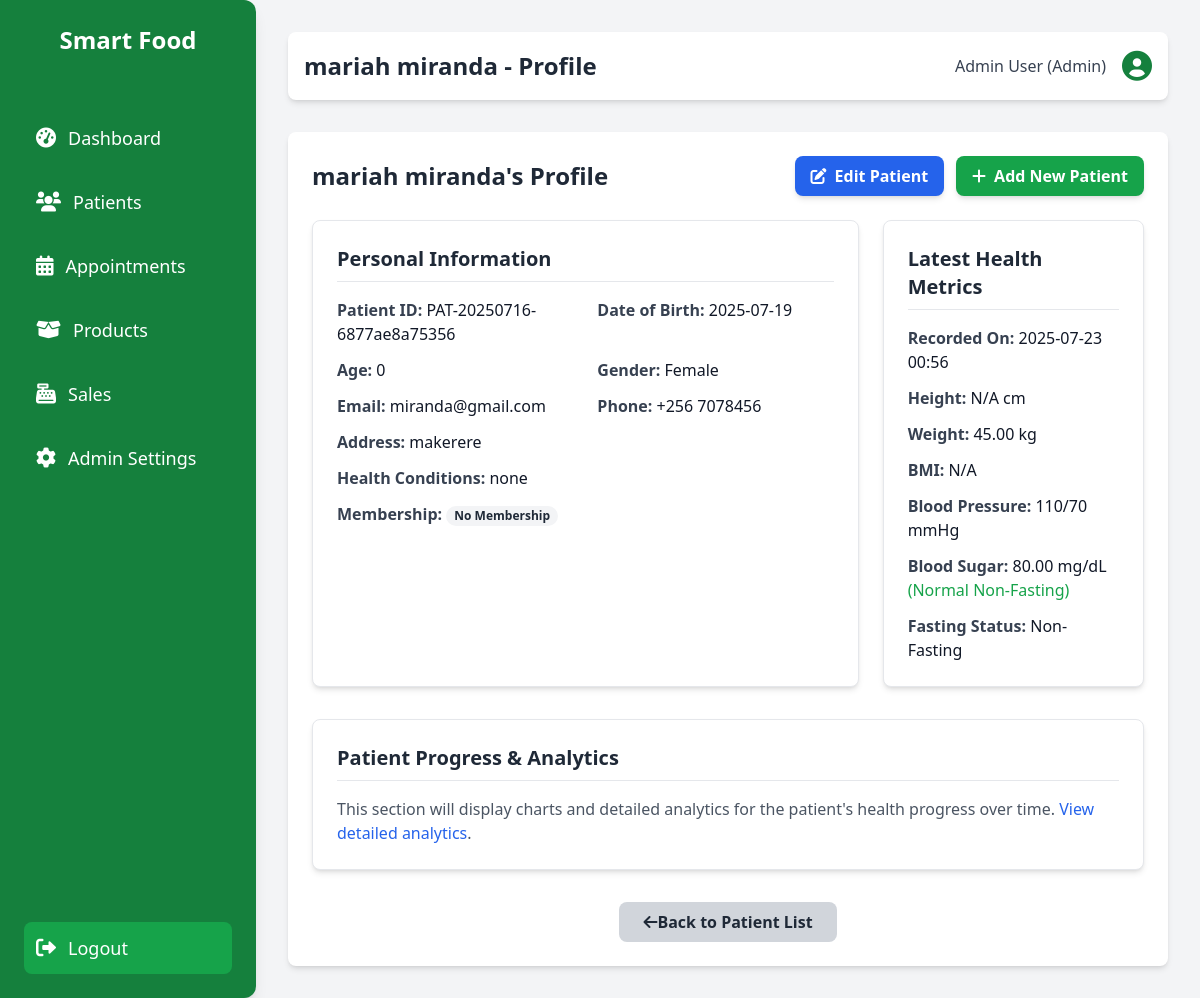
The page /patients/view.php?id=3 (signed in) on the database its author committed.
### tables this page shows
CREATE TABLE `patients` (
  `patient_id` int(11) NOT NULL,
  `patient_unique_id` varchar(50) NOT NULL,
  `full_name` varchar(255) NOT NULL,
  `date_of_birth` date DEFAULT NULL,
  `gender` enum('Male','Female','Other') DEFAULT NULL,
  `height_cm` decimal(5,2) DEFAULT NULL,
  `address` text DEFAULT NULL,
  `email` varchar(255) DEFAULT NULL,
  `phone` varchar(50) DEFAULT NULL,
  `health_conditions` text DEFAULT NULL,
  `membership_status` enum('No Membership','Standard','Premium') NOT NULL DEFAULT 'No Membership',
  `created_at` datetime DEFAULT current_timestamp(),
  `updated_at` datetime DEFAULT current_timestamp() ON UPDATE current_timestamp()
);

CREATE TABLE `patient_health_metrics` (
  `metric_id` int(11) NOT NULL,
  `patient_id` int(11) NOT NULL,
  `record_date` datetime NOT NULL DEFAULT current_timestamp(),
  `weight_kg` decimal(5,2) DEFAULT NULL,
  `bmi` decimal(5,2) DEFAULT NULL,
  `systolic_bp` int(11) DEFAULT NULL,
  `diastolic_bp` int(11) DEFAULT NULL,
  `blood_sugar_level_mg_dL` decimal(6,2) DEFAULT NULL,
  `blood_sugar_fasting_status` enum('Fasting (8+ hours)','Non-Fasting','Random') DEFAULT NULL
);

### includes/functions.php (called while the page is built, shortened)
<?php
function calculateAgeFromDob($dob_string) {
    $dob = new DateTime($dob_string);
    $now = new DateTime();
    $interval = $now->diff($dob);
    return $interval->y;
}
?>

### patients/view.php (the view, shortened to what this page needs)
<?php
require_once __DIR__ . '/../includes/db_connect.php';
require_once __DIR__ . '/../includes/functions.php';
$pageTitle = "Patient Profile";
$patient = null;
$latestMetrics = [];
$patient_id = filter_var($_GET['id'] ?? null, FILTER_VALIDATE_INT);
try {
    $stmt = $pdo->prepare("SELECT * FROM patients WHERE patient_id = :patient_id");
    $stmt->bindParam(':patient_id', $patient_id, PDO::PARAM_INT);
    $stmt->execute();
    $patient = $stmt->fetch(PDO::FETCH_ASSOC);
    $pageTitle = htmlspecialchars($patient['full_name']) . " - Profile";
    $stmt_metrics = $pdo->prepare("SELECT * FROM patient_health_metrics WHERE patient_id = :patient_id ORDER BY record_date DESC LIMIT 1");
    $stmt_metrics->bindParam(':patient_id', $patient_id, PDO::PARAM_INT);
    $stmt_metrics->execute();
    $latestMetrics = $stmt_metrics->fetch(PDO::FETCH_ASSOC);
} catch (PDOException $e) {
    error_log("Error fetching patient details: " . $e->getMessage());
    $message = "Error loading patient profile. Please try again later.";
    header('Location: ' . BASE_URL . 'list.php?message=' . urlencode($message));
    exit();
}
require_once __DIR__ . '/../includes/header.php';
?>
<div class="container mx-auto p-6 bg-white rounded-lg shadow-md">
    <div class="flex justify-between items-center mb-6">
        <h2 class="text-2xl font-bold text-gray-800"><?php echo htmlspecialchars($patient['full_name']); ?>'s Profile</h2>
        <div class="flex space-x-3">
            <a href="<?php echo BASE_URL; ?>edit.php?id=<?php echo $patient['patient_id']; ?>" class="inline-flex items-center space-x-2 px-4 py-2 rounded-lg bg-blue-600 text-white font-semibold hover:bg-blue-700 transition-colors duration-200 shadow-md">
                <i class="fas fa-edit"></i>
                <span>Edit Patient</span>
            </a>
            <a href="<?php echo BASE_URL; ?>add.php" class="inline-flex items-center space-x-2 px-4 py-2 rounded-lg bg-green-600 text-white font-semibold hover:bg-green-700 transition-colors duration-200 shadow-md">
                <i class="fas fa-plus"></i>
                <span>Add New Patient</span>
            </a>
        </div>
    </div>
    <div class="grid grid-cols-1 md:grid-cols-3 gap-6">
        <div class="md:col-span-2 bg-white p-6 rounded-lg shadow-md border border-gray-200">
            <h3 class="text-xl font-semibold text-gray-800 mb-4 border-b border-gray-200 pb-2">Personal Information</h3>
            <div class="grid grid-cols-1 sm:grid-cols-2 gap-y-3 gap-x-6 text-gray-700">
                <div><strong>Patient ID:</strong> <span class="text-gray-900"><?php echo htmlspecialchars($patient['patient_unique_id']); ?></span></div>
                <div><strong>Date of Birth:</strong> <span class="text-gray-900"><?php echo htmlspecialchars($patient['date_of_birth'] ?? 'N/A'); ?></span></div>
                <div><strong>Age:</strong> <span class="text-gray-900"><?php echo htmlspecialchars(calculateAgeFromDob($patient['date_of_birth']) ?? 'N/A'); ?></span></div>
                <div><strong>Gender:</strong> <span class="text-gray-900"><?php echo htmlspecialchars($patient['gender'] ?? 'N/A'); ?></span></div>
                <div><strong>Email:</strong> <span class="text-gray-900"><?php echo htmlspecialchars($patient['email'] ?? 'N/A'); ?></span></div>
                <div><strong>Phone:</strong> <span class="text-gray-900"><?php echo htmlspecialchars($patient['phone'] ?? 'N/A'); ?></span></div>
                <div class="col-span-full"><strong>Address:</strong> <span class="text-gray-900"><?php echo nl2br(htmlspecialchars($patient['address'] ?? 'N/A')); ?></span></div>
                <div class="col-span-full"><strong>Health Conditions:</strong> <span class="text-gray-900"><?php echo nl2br(htmlspecialchars($patient['health_conditions'] ?? 'N/A')); ?></span></div>
                <div><strong>Membership:</strong>
                    <span class="px-2 inline-flex text-xs leading-5 font-semibold rounded-full
                        <?php
                            if ($patient['membership_status'] === 'Premium') echo 'bg-green-100 text-green-800';
                            else if ($patient['membership_status'] === 'Standard') echo 'bg-blue-100 text-blue-800';
                            else echo 'bg-gray-100 text-gray-800';
                        ?>">
                        <?php echo htmlspecialchars($patient['membership_status']); ?>
                    </span>
                </div>
            </div>
        </div>
        <div class="bg-white p-6 rounded-lg shadow-md border border-gray-200">
            <h3 class="text-xl font-semibold text-gray-800 mb-4 border-b border-gray-200 pb-2">Latest Health Metrics</h3>
            <?php if ($latestMetrics): ?>
                <div class="space-y-3 text-gray-700">
                    <p><strong>Recorded On:</strong> <span class="text-gray-900"><?php echo htmlspecialchars(date('Y-m-d H:i', strtotime($latestMetrics['record_date']))); ?></span></p>
                    <p><strong>Height:</strong> <span class="text-gray-900"><?php echo htmlspecialchars($latestMetrics['height_cm'] ?? 'N/A'); ?> cm</span></p>
                    <p><strong>Weight:</strong> <span class="text-gray-900"><?php echo htmlspecialchars($latestMetrics['weight_kg'] ?? 'N/A'); ?> kg</span></p>
                    <p><strong>BMI:</strong> <span class="text-gray-900"><?php echo htmlspecialchars($latestMetrics['bmi'] ?? 'N/A'); ?></span>
                    </p>
                    <p><strong>Blood Pressure:</strong> <span class="text-gray-900"><?php echo htmlspecialchars($latestMetrics['systolic_bp'] ?? 'N/A'); ?>/<?php echo htmlspecialchars($latestMetrics['diastolic_bp'] ?? 'N/A'); ?> mmHg</span>
                    </p>
                    <p><strong>Blood Sugar:</strong> <span class="text-gray-900"><?php echo htmlspecialchars($latestMetrics['blood_sugar_level_mg_dL'] ?? 'N/A'); ?> mg/dL</span>
                        <?php
                        $bloodSugar = $latestMetrics['blood_sugar_level_mg_dL'];
                        $fastingStatus = $latestMetrics['blood_sugar_fasting_status'];
                        if ($bloodSugar !== null) {
                            $bsStatusText = '';
                            $bsStatusClass = '';
                            if ($fastingStatus === 'Fasting (8+ hours)') {
                                if ($bloodSugar < 70) { $bsStatusText = ' (Low - Hypoglycemia)'; $bsStatusClass = 'text-yellow-600'; }
                                else if ($bloodSugar >= 70 && $bloodSugar <= 100) { $bsStatusText = ' (Normal Fasting)'; $bsStatusClass = 'text-green-600'; }
                                else if ($bloodSugar > 100 && $bloodSugar <= 125) { $bsStatusText = ' (Pre-diabetes)'; $bsStatusClass = 'text-orange-600'; }
                                else if ($bloodSugar > 125) { $bsStatusText = ' (High - Diabetes)'; $bsStatusClass = 'text-red-600'; }
                            } else {
                                if ($bloodSugar < 70) { $bsStatusText = ' (Low - Hypoglycemia)'; $bsStatusClass = 'text-yellow-600'; }
                                else if ($bloodSugar < 140) { $bsStatusText = ' (Normal Non-Fasting)'; $bsStatusClass = 'text-green-600'; }
                                else if ($bloodSugar >= 140 && $bloodSugar <= 199) { $bsStatusText = ' (Pre-diabetes)'; $bsStatusClass = 'text-orange-600'; }
                                else if ($bloodSugar >= 200) { $bsStatusText = ' (High - Diabetes)'; $bsStatusClass = 'text-red-600'; }
                            }
                            echo '<span class="' . $bsStatusClass . '">' . $bsStatusText . '</span>';
                        }
                        ?>
                    </p>
                    <p><strong>Fasting Status:</strong> <span class="text-gray-900"><?php echo htmlspecialchars($latestMetrics['blood_sugar_fasting_status'] ?? 'N/A'); ?></span></p>
                </div>
            <?php else: ?>
                <p class="text-gray-600">No health metrics recorded for this patient yet.</p>
            <?php endif; ?>
        </div>
    </div>
    <div class="mt-8 bg-white p-6 rounded-lg shadow-md border border-gray-200">
        <h3 class="text-xl font-semibold text-gray-800 mb-4 border-b border-gray-200 pb-2">Patient Progress & Analytics</h3>
        <p class="text-gray-600">
            This section will display charts and detailed analytics for the patient's health progress over time.
            <a href="<?php echo BASE_URL; ?>view/analytics.php?id=<?php echo $patient['patient_id']; ?>" class="text-blue-600 hover:underline">View detailed analytics</a>.
        </p>
    </div>
    <div class="mt-8 text-center">
        <a href="<?php echo BASE_URL; ?>list.php" class="inline-flex items-center space-x-2 px-6 py-2 rounded-lg bg-gray-300 text-gray-800 font-semibold hover:bg-gray-400 transition-colors">
            <i class="fas fa-arrow-left"></i> Back to Patient List
        </a>
    </div>
</div>
<?php
require_once __DIR__ . '/../includes/footer.php';
?>

### includes/header.php (shortened to what this page needs)
<?php
$currentUserRole = $_SESSION['role'] ?? 'Guest';
?>
<!DOCTYPE html>
<html lang="en">
<head>
    <script src="https://cdn.tailwindcss.com"></script>
    <link rel="stylesheet" href="https://cdnjs.cloudflare.com/ajax/libs/font-awesome/6.0.0-beta3/css/all.min.css">
    <link rel="stylesheet" href="<?php echo BASE_URL; ?>../assets/css/style.css">
    <link rel="stylesheet" href="<?php echo BASE_URL; ?>../assets/css/dashboard.css">
    <link rel="stylesheet" href="<?php echo BASE_URL; ?>../assets/css/forms.css">
    <link rel="stylesheet" href="<?php echo BASE_URL; ?>../assets/css/admin.css">
</head>
<body class="bg-gray-100 font-inter">
    <div class="flex h-screen">
        <aside class="w-64 bg-green-700 text-white p-6 space-y-6 flex flex-col rounded-r-xl shadow-lg">
            <div class="text-2xl font-bold text-center mb-8">
                <?php echo SITE_NAME; ?>
            </div>
            <nav class="flex-1">
                <ul class="space-y-3">
                    <li>
                        <a href="<?php echo BASE_URL; ?>../admin/index.php" class="flex items-center space-x-3 p-3 rounded-lg hover:bg-green-600 transition-colors duration-200">
                            <i class="fas fa-tachometer-alt text-xl"></i>
                            <span class="text-lg">Dashboard</span>
                        </a>
                    </li>
                    <li>
                        <a href="<?php echo BASE_URL; ?>../patients/list.php" class="flex items-center space-x-3 p-3 rounded-lg hover:bg-green-600 transition-colors duration-200">
                            <i class="fas fa-users text-xl"></i>
                            <span class="text-lg">Patients</span>
                        </a>
                    </li>
                    <li>
                        <a href="<?php echo BASE_URL; ?>../appointments/index.php" class="flex items-center space-x-3 p-3 rounded-lg hover:bg-green-600 transition-colors duration-200">
                            <i class="fas fa-calendar-alt text-xl"></i>
                            <span class="text-lg">Appointments</span>
                        </a>
                    </li>
                    <li>
                        <a href="<?php echo BASE_URL; ?>../products/index.php" class="flex items-center space-x-3 p-3 rounded-lg hover:bg-green-600 transition-colors duration-200">
                            <i class="fas fa-box-open text-xl"></i>
                            <span class="text-lg">Products</span>
                        </a>
                    </li>
                    <li>
                        <a href="<?php echo BASE_URL; ?>../sale/index.php" class="flex items-center space-x-3 p-3 rounded-lg hover:bg-green-600 transition-colors duration-200">
                            <i class="fas fa-cash-register text-xl"></i>
                            <span class="text-lg">Sales</span>
                        </a>
                    </li>
                    <?php if ($currentUserRole === 'Admin'):  ?>
                    <li>
                        <a href="<?php echo BASE_URL; ?>../admin/settings.php" class="flex items-center space-x-3 p-3 rounded-lg hover:bg-green-600 transition-colors duration-200">
                            <i class="fas fa-cog text-xl"></i>
                            <span class="text-lg">Admin Settings</span>
                        </a>
                    </li>
                    <?php endif; ?>
                </ul>
            </nav>
            <div class="mt-auto">
                <a href="<?php echo BASE_URL; ?>logout.php" class="flex items-center space-x-3 p-3 rounded-lg bg-green-600 hover:bg-green-500 transition-colors duration-200">
                    <i class="fas fa-sign-out-alt text-xl"></i>
                    <span class="text-lg">Logout</span>
                </a>
            </div>
        </aside>
        <main class="flex-1 p-8 overflow-y-auto">
            <header class="bg-white p-4 rounded-lg shadow-md mb-8 flex justify-between items-center">
                <h1 class="text-2xl font-semibold text-gray-800"><?php echo $pageTitle ?? 'Dashboard'; ?></h1>
                <div class="flex items-center space-x-4">
                    <span class="text-gray-700 font-medium"><?php echo htmlspecialchars($_SESSION['full_name'] ?? 'Guest'); ?> (<?php echo htmlspecialchars($_SESSION['role'] ?? 'Role'); ?>)</span>
                    <i class="fas fa-user-circle text-3xl text-green-700"></i>
                </div>
            </header>

### assets/css/style.css (style rules this page uses)
body { margin: 0; padding: 0; line-height: 1.6; color: #333; -webkit-font-smoothing: antialiased; -moz-osx-font-smoothing: grayscale; }
.container { max-width: 1200px; margin: 0 auto; padding: 1rem; }
:root { --font-family: Arial, sans-serif; --background-color: #f9f9f9; --text-color: #333; --primary-color: #2e8b57; --secondary-color: #388e3c; --hover-color: #3aa76d; --danger-color: #d9534f; --border-color: #ccc; --light-grey: #eaeaea; --table-stripe: #f8f9fa; --table-hover: #f1f8e9; --box-shadow: 0 0 10px rgba(0, 0, 0, 0.1); --border-radius: 8px; --transition: background-color 0.3s ease; }
h2 { margin-bottom: 20px; }
h1, h2, h3, h4, h5, h6 { font-weight: 600; color: #2d3748; }
.shadow-md { box-shadow: 0 4px 6px -1px rgba(0, 0, 0, 0.1), 0 2px 4px -1px rgba(0, 0, 0, 0.06); }
.rounded-lg { border-radius: 0.5rem; }
.p-6 { padding: 1.5rem; }
.mb-4 { margin-bottom: 1rem; }

### assets/css/dashboard.css (style rules this page uses)
.grid-cols-1 { grid-template-columns: repeat(1, minmax(0, 1fr)); }
.gap-6 { gap: 1.5rem; }
.text-blue-600 { color: #2563eb; }
.text-green-600 { color: #059669; }
.flex-1 { flex: 1; }
.h-screen { height: 100vh; }
.w-64 { width: 16rem; }
.p-8 { padding: 2rem; }
.overflow-y-auto { overflow-y: auto; }

### rows shown on the page
patients: full_name "mariah miranda - Profile", full_name "mariah miranda", patient_unique "PAT-20250716-6877ae8a75356", date_of_birth "2025-07-19", date_of_birth "0", gender "Female", email "miranda@gmail.com", phone "+256 7078456", address "makerere", health_conditions "none", membership_status "No Membership"
patient_health_metrics: record_date "2025-07-23 00:56", weight_kg "45.00", bmi "N/A", systolic_bp "110", diastolic_bp "70", blood_sugar_level_mg_dL "80.00", blood_sugar_level_mg_dL "(Normal Non-Fasting)", blood_sugar_fasting_status "Non-Fasting"

### other values the page prints
SITE_NAME "Smart Food"
$_SESSION['full_name'] "Admin User"
$_SESSION['role'] "Admin"
$latestMetrics['height_cm'] "N/A"
